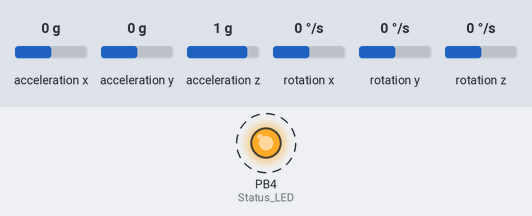
Simulated run of this sketch. Board: ATtiny85, built for the host (arithmetic inside an expression is 32-bit, double 64-bit). On the bench: output pins drawn as LEDs (lit = HIGH). Wiring (inferred from the names in the program): ADXL345 accelerometer at I2C address 0x53; ITG-3200 gyroscope at I2C address 0x68. Dashed ring = blinking. The inputs (shaded band) are chosen by the test bench; at power-on: acceleration x 0 g, acceleration y 0 g, acceleration z 1 g, rotation x 0 °/s, rotation y 0 °/s, rotation z 0 °/s. Storage starts empty; what the sketch prints to the serial monitor is not drawn.

Above: at 7.2 s.
Timing chart, 0 to 10.0 s (numbered marks = the images above):
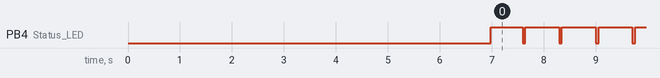

The sketch:

SDDatalogger3.ino
```cpp
//SD
#include <Wire.h>
#include <SPI.h>
#include <SD.h>
#define chipSelect 10

//IMU
#include <FreeSixIMU.h>
#include <FIMU_ADXL345.h>
#include <FIMU_ITG3200.h>

FreeSixIMU sixDOF = FreeSixIMU();

//Voltage regulator
long lastVcc = 0;

static long readVcc() {
  // Read 1.1V reference against AVcc
  // set the reference to Vcc and the measurement to the internal 1.1V reference
#if defined(__AVR_ATmega32U4__) || defined(__AVR_ATmega1280__) || defined(__AVR_ATmega2560__)
  ADMUX = _BV(REFS0) | _BV(MUX4) | _BV(MUX3) | _BV(MUX2) | _BV(MUX1);
#elif defined (__AVR_ATtiny24__) || defined(__AVR_ATtiny44__) || defined(__AVR_ATtiny84__)
  ADMUX = _BV(MUX5) | _BV(MUX0);
#elif defined (__AVR_ATtiny25__) || defined(__AVR_ATtiny45__) || defined(__AVR_ATtiny85__)
  ADMUX = _BV(MUX3) | _BV(MUX2);
#else
  ADMUX = _BV(REFS0) | _BV(MUX3) | _BV(MUX2) | _BV(MUX1);
#endif

  delay(2); // Wait for Vref to settle
  ADCSRA |= _BV(ADSC); // Start conversion
  while (bit_is_set(ADCSRA, ADSC)); // measuring

  uint8_t low  = ADCL; // must read ADCL first - it then locks ADCH
  uint8_t high = ADCH; // unlocks both

  long result = (high << 8) | low;

  result = 1125300L / result; // Calculate Vcc (in mV); 1125300 = 1.1*1023*1000
  return result; // Vcc in millivolts
}

//long filesize = 0;
int logid = 0;
char* logname;

const long MAX_FILESIZE = 1024l;// * 1024l; //1MiB
#define CSV_HEADER_DATA "UPTIME,COUNT,VCC,YAW,PITCH,ROLL"
#define PRINT_DEBUG

static void logln(String tag, String message)
{
#ifdef PRINT_DEBUG
  Serial.println(getTime() + " [" + tag + "] " + message);
#endif
}

static String getTime()
{
  unsigned long m = millis();
  String dec = String((m) % 1000, DEC);
  while (dec.length() < 3)
    dec = "0" + dec;
  String secs = String((m - (m % 1000)) / 1000, DEC);
  while (secs.length() < 5)
    secs = "0" + secs;
  String a = secs + "." + dec;
  return a;
}

static void writeCSVHeader()
{
  //Write CSV header
  File dataFile = SD.open(logname, FILE_WRITE);
  if (dataFile) {
    dataFile.println(CSV_HEADER_DATA);
    dataFile.close();
    logln("LOG", "Wrote CSV header to " + String(logid));
  }
  else {
    logln("SD", "Error opening log " + String(logid));
  }
}

static void incrementLogFile()
{
  logid = logid + 1;

  //Set logging string
  char lname[16];
  strcpy(lname, "data");
  char lid[8];
  sprintf(lid, "%d", logid);
  strcat(lname, lid);
  strcat(lname, ".csv");
  strcat(lname, "\0");

  //free(logname);
  //logname = (char*)malloc(16);

  //s.toCharArray(l, s.length());
  strcpy(logname, lname);
  logln("LOG", "Incremented log to " + String(logid));
}

int setupSD()
{
  if (!SD.begin(chipSelect)) {
    logln("SD", "Card failed!");
    return 1;
  }

  logln("SD", "Card initialized!");

  while (SD.exists(logname))
  {
    logln("LOG", "Log already exists!");
    incrementLogFile();
  }

  writeCSVHeader();

  logln("LOG", "Log ready!");

  return 0;
}

void initIMU()
{
  delay(5000);

  delay(5);
  sixDOF.init(); //init the Acc and Gyro
  delay(5);
}

String readIMU()
{
  float angles[3]; // yaw pitch roll

  sixDOF.getYawPitchRoll(angles);

  return String(angles[0], DEC) + "," + String(angles[1], DEC)
         + "," + String(angles[2], DEC);
}

unsigned long count = 0;

boolean okay = false;

void setup()
{
  // Open serial communications and wait for port to open:
  Serial.begin(9600);
  Wire.begin();

  // Init Logging
  logname = (char*)malloc(16);
  strcpy(logname, "data.csv");

  logln("SD", "Initializing SD card...");
  setupSD();

  logln("IMU", "Initializing IMU...");
  initIMU();

  //Reset loop count
  count = 1;

  //Setup data pins
  pinMode(4, OUTPUT); //Status LED

  Serial.println("Init complete.");
}

void loop()
{
  digitalWrite(4, okay && (count % 25 > 1));
  if (count % 100 == 1)
  {
    lastVcc = readVcc();
  }
  //Open file - only one allowed at a time
  File dataFile = SD.open(logname, FILE_WRITE);

  //If available, write
  if (dataFile) {
    dataFile.println(getTime() + ","
                     + String(count, DEC) + ","
                     + String(lastVcc) + ","
                     + readIMU());
    dataFile.close();
    logln("DATA", "Received");
    okay = true;
  }
  else
  {
    okay = false;
    logln("SD", "Error opening log " + String(logid));
    setupSD();
  }

  count++;
}
```

Measured:
- by itself, PB4 (Status_LED): alternates HIGH for 0.65 s and LOW for 0.06 s
